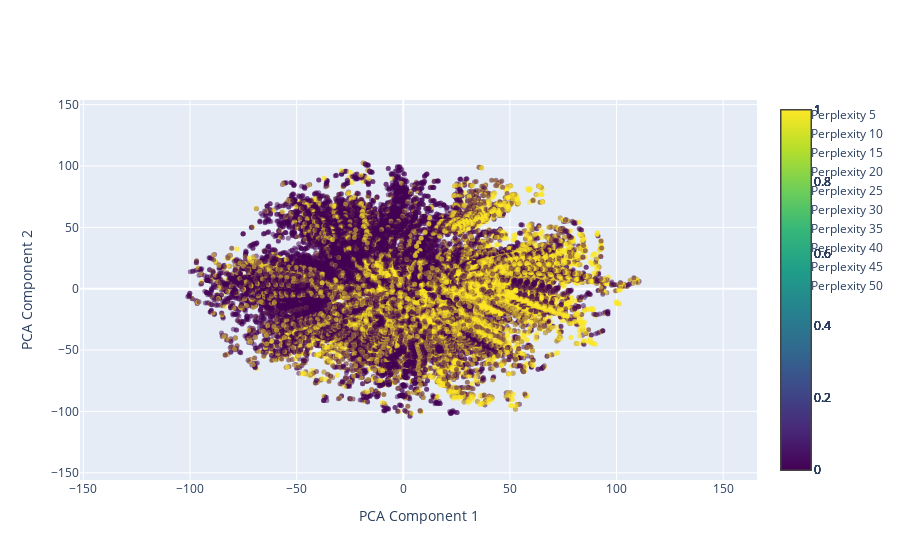

The notebook cell this image was saved under:
### Code cell
data_54 = fit_and_transform(mqn_df.drop(columns=['smiles', 'score']), n=42)
args = []
perplexities = [5, 10, 15, 20, 25, 30, 35, 40, 45, 50]
pbar = tqdm(perplexities, total=len(perplexities))
for i in pbar:
    pbar.set_description(f'Perplexity {i}')
    args.append((*split_2d(run_tsne(data_54, perplexity=i)), threshold, f'Perplexity {i}'))
plot_pca(args, yscale=1.5).show()

### Figure 1 — Plotly figure (JSON) as saved in the notebook; plotly's stock layout.template omitted (floating-point values rounded to 4 significant figures; data arrays with more than 128 entries replaced by an {"elided": "..."} marker saying what was removed)
{"data": [{"marker": {"color": {"elided": "5000 int values"}, "colorscale": [[0, "#440154"], [0.1111, "#482878"], [0.2222, "#3e4989"], [0.3333, "#31688e"], [0.4444, "#26828e"], [0.5556, "#1f9e89"], [0.6667, "#35b779"], [0.7778, "#6ece58"], [0.8889, "#b5de2b"], [1, "#fde725"]], "opacity": 0.5, "showscale": true, "size": 5}, "mode": "markers", "name": "Perplexity 5", "type": "scatter", "x": {"elided": "5000 float values"}, "y": {"elided": "5000 float values"}}, {"marker": {"color": {"elided": "5000 int values"}, "colorscale": [[0, "#440154"], [0.1111, "#482878"], [0.2222, "#3e4989"], [0.3333, "#31688e"], [0.4444, "#26828e"], [0.5556, "#1f9e89"], [0.6667, "#35b779"], [0.7778, "#6ece58"], [0.8889, "#b5de2b"], [1, "#fde725"]], "opacity": 0.5, "showscale": true, "size": 5}, "mode": "markers", "name": "Perplexity 10", "type": "scatter", "x": {"elided": "5000 float values"}, "y": {"elided": "5000 float values"}}, {"marker": {"color": {"elided": "5000 int values"}, "colorscale": [[0, "#440154"], [0.1111, "#482878"], [0.2222, "#3e4989"], [0.3333, "#31688e"], [0.4444, "#26828e"], [0.5556, "#1f9e89"], [0.6667, "#35b779"], [0.7778, "#6ece58"], [0.8889, "#b5de2b"], [1, "#fde725"]], "opacity": 0.5, "showscale": true, "size": 5}, "mode": "markers", "name": "Perplexity 15", "type": "scatter", "x": {"elided": "5000 float values"}, "y": {"elided": "5000 float values"}}, {"marker": {"color": {"elided": "5000 int values"}, "colorscale": [[0, "#440154"], [0.1111, "#482878"], [0.2222, "#3e4989"], [0.3333, "#31688e"], [0.4444, "#26828e"], [0.5556, "#1f9e89"], [0.6667, "#35b779"], [0.7778, "#6ece58"], [0.8889, "#b5de2b"], [1, "#fde725"]], "opacity": 0.5, "showscale": true, "size": 5}, "mode": "markers", "name": "Perplexity 20", "type": "scatter", "x": {"elided": "5000 float values"}, "y": {"elided": "5000 float values"}}, {"marker": {"color": {"elided": "5000 int values"}, "colorscale": [[0, "#440154"], [0.1111, "#482878"], [0.2222, "#3e4989"], [0.3333, "#31688e"], [0.4444, "#26828e"], [0.5556, "#1f9e89"], [0.6667, "#35b779"], [0.7778, "#6ece58"], [0.8889, "#b5de2b"], [1, "#fde725"]], "opacity": 0.5, "showscale": true, "size": 5}, "mode": "markers", "name": "Perplexity 25", "type": "scatter", "x": {"elided": "5000 float values"}, "y": {"elided": "5000 float values"}}, {"marker": {"color": {"elided": "5000 int values"}, "colorscale": [[0, "#440154"], [0.1111, "#482878"], [0.2222, "#3e4989"], [0.3333, "#31688e"], [0.4444, "#26828e"], [0.5556, "#1f9e89"], [0.6667, "#35b779"], [0.7778, "#6ece58"], [0.8889, "#b5de2b"], [1, "#fde725"]], "opacity": 0.5, "showscale": true, "size": 5}, "mode": "markers", "name": "Perplexity 30", "type": "scatter", "x": {"elided": "5000 float values"}, "y": {"elided": "5000 float values"}}, {"marker": {"color": {"elided": "5000 int values"}, "colorscale": [[0, "#440154"], [0.1111, "#482878"], [0.2222, "#3e4989"], [0.3333, "#31688e"], [0.4444, "#26828e"], [0.5556, "#1f9e89"], [0.6667, "#35b779"], [0.7778, "#6ece58"], [0.8889, "#b5de2b"], [1, "#fde725"]], "opacity": 0.5, "showscale": true, "size": 5}, "mode": "markers", "name": "Perplexity 35", "type": "scatter", "x": {"elided": "5000 float values"}, "y": {"elided": "5000 float values"}}, {"marker": {"color": {"elided": "5000 int values"}, "colorscale": [[0, "#440154"], [0.1111, "#482878"], [0.2222, "#3e4989"], [0.3333, "#31688e"], [0.4444, "#26828e"], [0.5556, "#1f9e89"], [0.6667, "#35b779"], [0.7778, "#6ece58"], [0.8889, "#b5de2b"], [1, "#fde725"]], "opacity": 0.5, "showscale": true, "size": 5}, "mode": "markers", "name": "Perplexity 40", "type": "scatter", "x": {"elided": "5000 float values"}, "y": {"elided": "5000 float values"}}, {"marker": {"color": {"elided": "5000 int values"}, "colorscale": [[0, "#440154"], [0.1111, "#482878"], [0.2222, "#3e4989"], [0.3333, "#31688e"], [0.4444, "#26828e"], [0.5556, "#1f9e89"], [0.6667, "#35b779"], [0.7778, "#6ece58"], [0.8889, "#b5de2b"], [1, "#fde725"]], "opacity": 0.5, "showscale": true, "size": 5}, "mode": "markers", "name": "Perplexity 45", "type": "scatter", "x": {"elided": "5000 float values"}, "y": {"elided": "5000 float values"}}, {"marker": {"color": {"elided": "5000 int values"}, "colorscale": [[0, "#440154"], [0.1111, "#482878"], [0.2222, "#3e4989"], [0.3333, "#31688e"], [0.4444, "#26828e"], [0.5556, "#1f9e89"], [0.6667, "#35b779"], [0.7778, "#6ece58"], [0.8889, "#b5de2b"], [1, "#fde725"]], "opacity": 0.5, "showscale": true, "size": 5}, "mode": "markers", "name": "Perplexity 50", "type": "scatter", "x": {"elided": "5000 float values"}, "y": {"elided": "5000 float values"}}], "layout": {"xaxis": {"autorange": false, "range": [-151.6, 165.9], "title": {"text": "PCA Component 1"}}, "yaxis": {"autorange": false, "range": [-155.9, 153.7], "title": {"text": "PCA Component 2"}}}}
